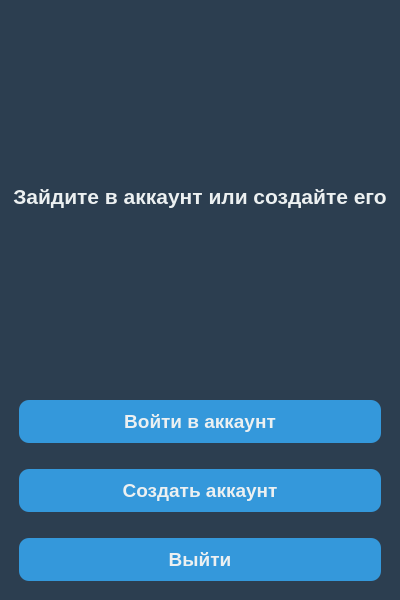
<?xml version="1.0" encoding="UTF-8"?>
<ui version="4.0">
 <class>MainWindow</class>
 <widget class="QMainWindow" name="MainWindow">
  <property name="geometry">
   <rect>
    <x>0</x>
    <y>0</y>
    <width>400</width>
    <height>600</height>
   </rect>
  </property>
  <property name="windowTitle">
   <string>Редактор тестов</string>
  </property>
  <property name="styleSheet">
   <string notr="true">
    QMainWindow {
        background-color: #2c3e50;
    }
    QLabel {
        color: #ecf0f1;
        font-size: 16pt;
        font-weight: bold;
    }
    QPushButton {
        background-color: #3498db;
        color: #ecf0f1;
        font-size: 14pt;
        font-weight: bold;
        border-radius: 10px;
        padding: 10px;
        min-width: 200px;
        margin: 10px;
    }
    QPushButton:hover {
        background-color: #2980b9;
    }
    QPushButton:pressed {
        background-color: #1abc9c;
    }
   </string>
  </property>
  <widget class="QWidget" name="centralwidget">
   <layout class="QVBoxLayout" name="verticalLayout">
    <item>
     <widget class="QLabel" name="titleLabel">
      <property name="text">
       <string>Зайдите в аккаунт или создайте его</string>
      </property>
      <property name="alignment">
       <set>Qt::AlignCenter</set>
      </property>
     </widget>
    </item>
    <item>
     <widget class="QPushButton" name="loginButton">
      <property name="text">
       <string>Войти в аккаунт</string>
      </property>
     </widget>
    </item>
    <item>
     <widget class="QPushButton" name="createAccountButton">
      <property name="text">
       <string>Создать аккаунт</string>
      </property>
     </widget>
    </item>
    <item>
     <widget class="QPushButton" name="exitButton">
      <property name="text">
       <string>Выйти</string>
      </property>
     </widget>
    </item>
   </layout>
  </widget>
 </widget>
 <resources/>
 <connections/>
</ui>
